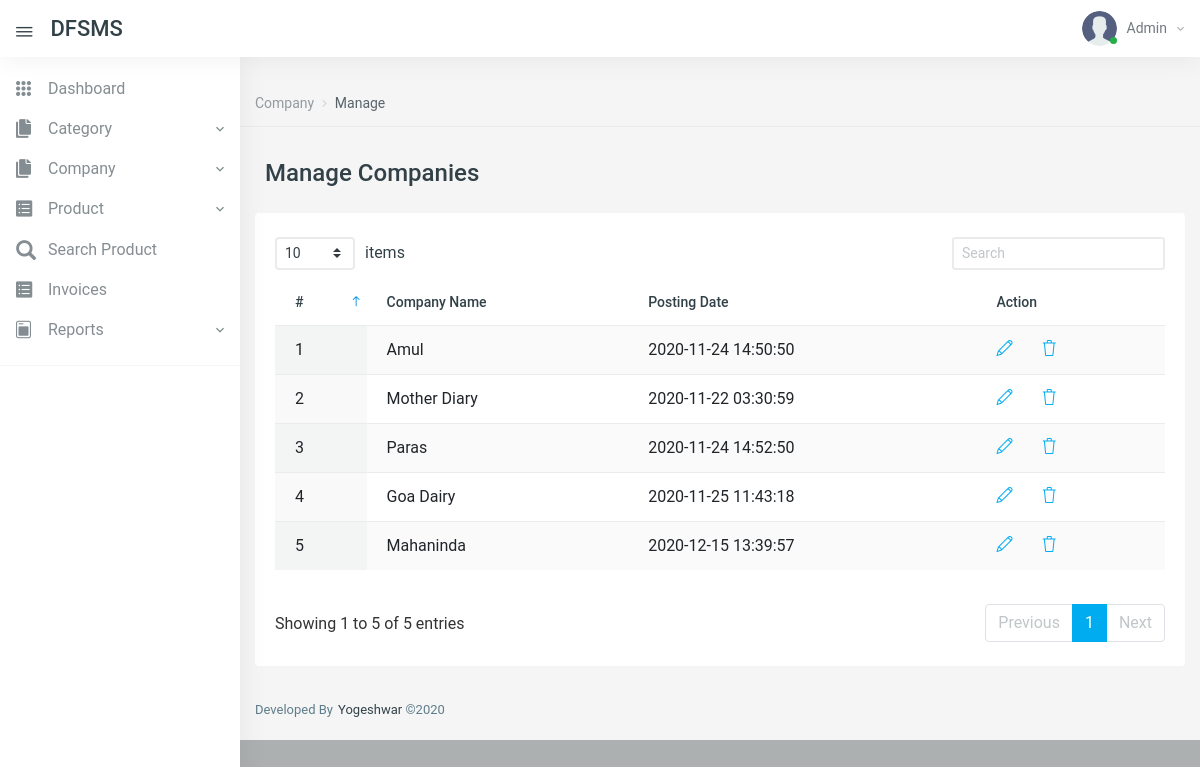
Page /manage-companies.php (signed in) on the earlier database version.
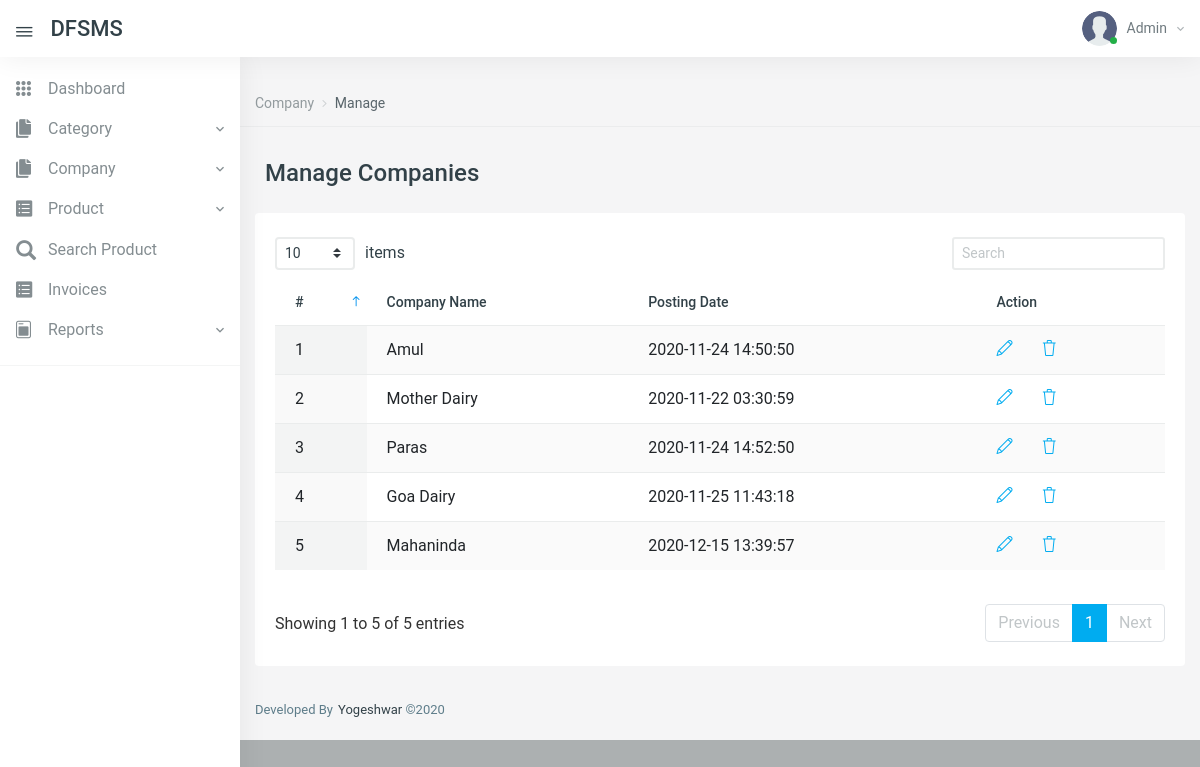
Same page on the later database version.
### tables this page shows
CREATE TABLE `tblcompany` (
  `id` int(11) NOT NULL,
  `CompanyName` varchar(150) DEFAULT NULL,
  `PostingDate` timestamp NULL DEFAULT current_timestamp()
);

### manage-companies.php (the view, shortened to what this page needs)
<?php
include('includes/config.php');
if (strlen($_SESSION['aid']==0)) {
  header('location:logout.php');
  } else{
?>
<!DOCTYPE html>
<html lang="en">
<head>
    <link href="vendors/datatables.net-dt/css/jquery.dataTables.min.css" rel="stylesheet" type="text/css" />
    <link href="vendors/datatables.net-responsive-dt/css/responsive.dataTables.min.css" rel="stylesheet" type="text/css" />
    <link href="vendors/jquery-toggles/css/toggles.css" rel="stylesheet" type="text/css">
    <link href="vendors/jquery-toggles/css/themes/toggles-light.css" rel="stylesheet" type="text/css">
    <link href="dist/css/style.css" rel="stylesheet" type="text/css">
</head>
<body>
	<div class="hk-wrapper hk-vertical-nav">
<?php include_once('includes/navbar.php');
include_once('includes/sidebar.php');
?>
        <div class="hk-pg-wrapper">
            <nav class="hk-breadcrumb" aria-label="breadcrumb">
                <ol class="breadcrumb breadcrumb-light bg-transparent">
<li class="breadcrumb-item"><a href="#">Company</a></li>
<li class="breadcrumb-item active" aria-current="page">Manage</li>
                </ol>
            </nav>
            <div class="container">
<div class="hk-pg-header">
 <h4 class="hk-pg-title"><span class="pg-title-icon"><span class="feather-icon"><i data-feather="database"></i></span></span>Manage Companies</h4>
                </div>
                <div class="row">
                    <div class="col-xl-12">
                        <section class="hk-sec-wrapper">
                            <div class="row">
                                <div class="col-sm">
                                    <div class="table-wrap">
                                        <table id="datable_1" class="table table-hover w-100 display pb-30">
                                            <thead>
                                                <tr>
                                                    <th>#</th>
                                                    <th>Company Name</th>
                                                    <th>Posting Date</th>
                                                    <th>Action</th>
                                                </tr>
                                            </thead>
                                            <tbody>
<?php
$rno=mt_rand(10000,99999);
$query=mysqli_query($con,"select * from tblcompany");
$cnt=1;
while($row=mysqli_fetch_array($query))
{
?>
<tr>
<td><?php echo $cnt;?></td>
<td><?php echo $row['CompanyName'];?></td>
<td><?php echo $row['PostingDate'];?></td>
<td>
<a href="edit-company.php?compid=<?php echo base64_encode($row['id'].$rno);?>" class="mr-25" data-toggle="tooltip" data-original-title="Edit"> <i class="icon-pencil"></i></a>
<a href="manage-companies.php?del=<?php echo base64_encode($row['id'].$rno);?>" data-toggle="tooltip" data-original-title="Delete" onclick="return confirm('Do you really want to delete?');"> <i class="icon-trash txt-danger"></i> </a>
</td>
</tr>
<?php
$cnt++;
} ?>
                                            </tbody>
                                        </table>
                                    </div>
                                </div>
                            </div>
                        </section>
                    </div>
                </div>
            </div>
<?php include_once('includes/footer.php');?>
        </div>
    </div>
</body>
</html>
<?php } ?>

Differences in the rows shown:
changed tblcompany: CompanyName "Mother Diary" → "Mother Dairy"
